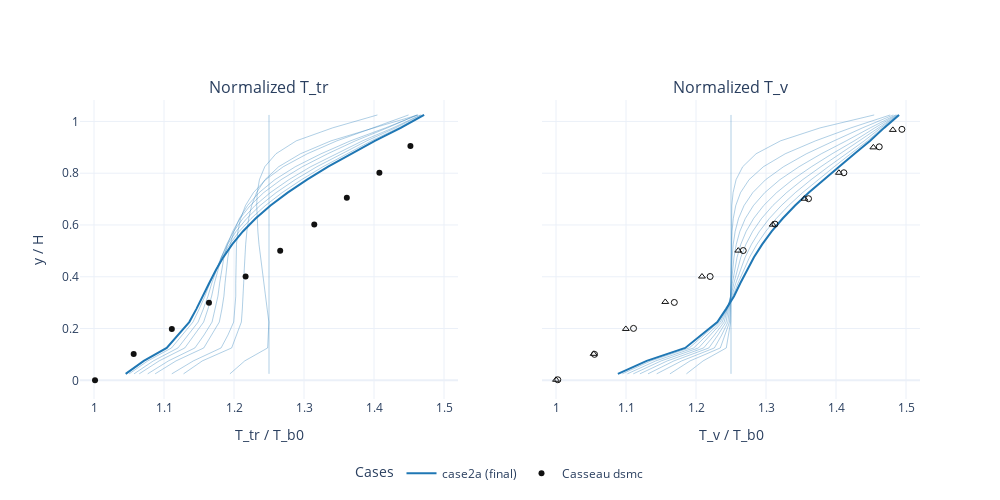

The notebook cell saved with this chart:
### Code cell
PROFILE_SETTINGS = {
    "x_target": None,
}

PLOT_SETTINGS = {
    "figsize": (10, 4),
    "sharey": True,
}

# cases = [c for c in (case1, case2a, case2b) if c is not None]
cases = [case2a]

N_TIME_SAMPLES = 10

repo_root = ff_helpers.find_repo_root()
REF_TR_TB_PATH = "/home/hhoechter/tum/jaxfluids_internship/experiments/fourier_flows/casseau_figure_3_8_case_2a_tr_tb.csv"
REF_TV_TB_PATH = "/home/hhoechter/tum/jaxfluids_internship/experiments/fourier_flows/casseau_figure_3_8_case_2a_tv_tb.csv"


def load_reference_csv(path):
    path = str(path)
    try:
        with open(path, "r") as f:
            header = f.readline().strip()
    except FileNotFoundError:
        return []

    dataset_names = [name for name in header.split(",") if name]
    data = np.genfromtxt(path, delimiter=",", skip_header=2)
    data = np.atleast_2d(data)

    refs = []
    n_pairs = data.shape[1] // 2
    for i in range(n_pairs):
        name = dataset_names[i] if i < len(dataset_names) else f"dataset_{i+1}"
        x = data[:, 2 * i]
        y = data[:, 2 * i + 1]
        mask = np.isfinite(x) & np.isfinite(y)
        if not np.any(mask):
            continue
        refs.append({"name": name, "x": x[mask], "y": y[mask]})
    return refs


def parse_ref_name(name: str):
    lower = name.lower()
    if "dsmc" in lower:
        method = "dsmc"
    elif "hy2foam" in lower:
        method = "hy2foam"
    else:
        method = name

    species = None
    if "_n2" in lower:
        species = "N2"
    elif "_o2" in lower:
        species = "O2"

    return method, species


ref_tr = load_reference_csv(REF_TR_TB_PATH)
ref_tv = load_reference_csv(REF_TV_TB_PATH)

profiles_by_time = {}
for case in cases:
    if case is None:
        continue
    U_hist = case["U_hist"]
    t_hist = np.asarray(case["t_hist"])
    n_steps = len(U_hist)
    if n_steps == 0:
        continue
    sample_count = min(N_TIME_SAMPLES, n_steps)
    indices = np.linspace(0, n_steps - 1, sample_count, dtype=int)
    indices = np.unique(indices)

    samples = []
    for idx in indices:
        y, Tn, Tv = ff_helpers.extract_profile_from_U(
            case, U_hist[idx], x_target=PROFILE_SETTINGS["x_target"]
        )
        samples.append((idx, float(t_hist[idx]), y, Tn, Tv))
    profiles_by_time[case["name"]] = samples

case_color_cycle = ["#1f77b4", "#ff7f0e", "#2ca02c", "#d62728", "#9467bd"]
case_colors = {
    name: case_color_cycle[i % len(case_color_cycle)]
    for i, name in enumerate(profiles_by_time.keys())
}
ref_colors = {
    "dsmc": "#111111",
    "hy2foam": "#7a3db8",
}
ref_symbols = {
    "N2": "circle-open",
    "O2": "triangle-up-open",
    None: "circle",
}

fig = make_subplots(
    rows=1,
    cols=2,
    shared_yaxes=PLOT_SETTINGS["sharey"],
    subplot_titles=("Normalized T_tr", "Normalized T_v"),
)

# T_tr profiles (multiple time steps)
for name, samples in profiles_by_time.items():
    final_idx = samples[-1][0]
    color = case_colors.get(name, "#1f77b4")
    for idx, t, y, Tn, _Tv in samples:
        is_final = idx == final_idx
        fig.add_trace(
            go.Scatter(
                x=Tn,
                y=y,
                mode="lines",
                name=f"{name} t={t:.2e}s" if not is_final else f"{name} (final)",
                legendgroup=name,
                showlegend=bool(is_final),
                opacity=1.0 if is_final else 0.35,
                line=dict(width=2 if is_final else 1, color=color),
                customdata=np.full_like(y, t, dtype=float),
            ),
            row=1,
            col=1,
        )

shown_ref = set()
for ref in ref_tr:
    method, species = parse_ref_name(ref["name"])
    color = ref_colors.get(method, "#444444")
    show = method not in shown_ref
    shown_ref.add(method)
    fig.add_trace(
        go.Scatter(
            x=ref["x"],
            y=ref["y"],
            mode="markers",
            name=f"Casseau {method}",
            legendgroup=f"casseau-{method}",
            showlegend=show,
            marker=dict(size=6, color=color, symbol=ref_symbols.get(species)),
            text=[species or ""] * len(ref["x"]),
        ),
        row=1,
        col=1,
    )

# T_v profiles (multiple time steps)
for name, samples in profiles_by_time.items():
    final_idx = samples[-1][0]
    color = case_colors.get(name, "#1f77b4")
    for idx, t, y, _Tn, Tv in samples:
        is_final = idx == final_idx
        fig.add_trace(
            go.Scatter(
                x=Tv,
                y=y,
                mode="lines",
                name=f"{name} t={t:.2e}s" if not is_final else f"{name} (final)",
                legendgroup=name,
                showlegend=False,
                opacity=1.0 if is_final else 0.35,
                line=dict(width=2 if is_final else 1, color=color),
                customdata=np.full_like(y, t, dtype=float),
            ),
            row=1,
            col=2,
        )

for ref in ref_tv:
    method, species = parse_ref_name(ref["name"])
    color = ref_colors.get(method, "#444444")
    show = method not in shown_ref
    shown_ref.add(method)
    fig.add_trace(
        go.Scatter(
            x=ref["x"],
            y=ref["y"],
            mode="markers",
            name=f"Casseau {method}",
            legendgroup=f"casseau-{method}",
            showlegend=show,
            marker=dict(size=6, color=color, symbol=ref_symbols.get(species)),
            text=[species or ""] * len(ref["x"]),
        ),
        row=1,
        col=2,
    )

fig.update_xaxes(title_text="T_tr / T_b0", row=1, col=1, range=[0.98, 1.52])
fig.update_xaxes(title_text="T_v / T_b0", row=1, col=2, range=[0.98, 1.52])
fig.update_yaxes(title_text="y / H", row=1, col=1)

fig.update_layout(
    width=1000,
    height=500,
    legend_title_text="Cases",
    legend=dict(
        x=0.5,
        y=-0.2,
        xanchor="center",
        yanchor="top",
        orientation="h",
    ),
)

fig.show()

### Figure 1 — Plotly figure (JSON) as saved in the notebook; plotly's stock layout.template omitted (floating-point values rounded to 4 significant figures)
{"data": [{"customdata": [0.0, 0.0, 0.0, 0.0, 0.0, 0.0, 0.0, 0.0, 0.0, 0.0, 0.0, 0.0, 0.0, 0.0, 0.0, 0.0, 0.0, 0.0, 0.0, 0.0, 0.0], "legendgroup": "case2a", "line": {"color": "#1f77b4", "width": 1}, "mode": "lines", "name": "case2a t=0.00e+00s", "opacity": 0.35, "showlegend": false, "type": "scatter", "x": [1.25, 1.25, 1.25, 1.25, 1.25, 1.25, 1.25, 1.25, 1.25, 1.25, 1.25, 1.25, 1.25, 1.25, 1.25, 1.25, 1.25, 1.25, 1.25, 1.25, 1.25], "xaxis": "x", "y": [0.025, 0.075, 0.125, 0.175, 0.225, 0.275, 0.325, 0.375, 0.425, 0.475, 0.525, 0.575, 0.625, 0.675, 0.725, 0.775, 0.825, 0.875, 0.925, 0.975, 1.025], "yaxis": "y"}, {"customdata": [0.0011, 0.0011, 0.0011, 0.0011, 0.0011, 0.0011, 0.0011, 0.0011, 0.0011, 0.0011, 0.0011, 0.0011, 0.0011, 0.0011, 0.0011, 0.0011, 0.0011, 0.0011, 0.0011, 0.0011, 0.0011], "legendgroup": "case2a", "line": {"color": "#1f77b4", "width": 1}, "mode": "lines", "name": "case2a t=1.10e-03s", "opacity": 0.35, "showlegend": false, "type": "scatter", "x": [1.194, 1.215, 1.248, 1.249, 1.25, 1.247, 1.245, 1.242, 1.24, 1.238, 1.236, 1.234, 1.233, 1.232, 1.233, 1.236, 1.244, 1.26, 1.289, 1.341, 1.405], "xaxis": "x", "y": [0.025, 0.075, 0.125, 0.175, 0.225, 0.275, 0.325, 0.375, 0.425, 0.475, 0.525, 0.575, 0.625, 0.675, 0.725, 0.775, 0.825, 0.875, 0.925, 0.975, 1.025], "yaxis": "y"}, {"customdata": [0.0022, 0.0022, 0.0022, 0.0022, 0.0022, 0.0022, 0.0022, 0.0022, 0.0022, 0.0022, 0.0022, 0.0022, 0.0022, 0.0022, 0.0022, 0.0022, 0.0022, 0.0022, 0.0022, 0.0022, 0.0022], "legendgroup": "case2a", "line": {"color": "#1f77b4", "width": 1}, "mode": "lines", "name": "case2a t=2.20e-03s", "opacity": 0.35, "showlegend": false, "type": "scatter", "x": [1.128, 1.155, 1.197, 1.203, 1.211, 1.212, 1.213, 1.214, 1.215, 1.215, 1.217, 1.218, 1.221, 1.225, 1.232, 1.244, 1.264, 1.295, 1.339, 1.4, 1.463], "xaxis": "x", "y": [0.025, 0.075, 0.125, 0.175, 0.225, 0.275, 0.325, 0.375, 0.425, 0.475, 0.525, 0.575, 0.625, 0.675, 0.725, 0.775, 0.825, 0.875, 0.925, 0.975, 1.025], "yaxis": "y"}, {"customdata": [0.0033, 0.0033, 0.0033, 0.0033, 0.0033, 0.0033, 0.0033, 0.0033, 0.0033, 0.0033, 0.0033, 0.0033, 0.0033, 0.0033, 0.0033, 0.0033, 0.0033, 0.0033, 0.0033, 0.0033, 0.0033], "legendgroup": "case2a", "line": {"color": "#1f77b4", "width": 1}, "mode": "lines", "name": "case2a t=3.30e-03s", "opacity": 0.35, "showlegend": false, "type": "scatter", "x": [1.111, 1.142, 1.182, 1.191, 1.2, 1.201, 1.203, 1.203, 1.203, 1.203, 1.204, 1.206, 1.209, 1.216, 1.228, 1.245, 1.27, 1.305, 1.347, 1.399, 1.449], "xaxis": "x", "y": [0.025, 0.075, 0.125, 0.175, 0.225, 0.275, 0.325, 0.375, 0.425, 0.475, 0.525, 0.575, 0.625, 0.675, 0.725, 0.775, 0.825, 0.875, 0.925, 0.975, 1.025], "yaxis": "y"}, {"customdata": [0.0044, 0.0044, 0.0044, 0.0044, 0.0044, 0.0044, 0.0044, 0.0044, 0.0044, 0.0044, 0.0044, 0.0044, 0.0044, 0.0044, 0.0044, 0.0044, 0.0044, 0.0044, 0.0044, 0.0044, 0.0044], "legendgroup": "case2a", "line": {"color": "#1f77b4", "width": 1}, "mode": "lines", "name": "case2a t=4.40e-03s", "opacity": 0.35, "showlegend": false, "type": "scatter", "x": [1.087, 1.117, 1.157, 1.169, 1.179, 1.183, 1.186, 1.187, 1.189, 1.191, 1.195, 1.2, 1.208, 1.219, 1.236, 1.258, 1.288, 1.324, 1.366, 1.416, 1.463], "xaxis": "x", "y": [0.025, 0.075, 0.125, 0.175, 0.225, 0.275, 0.325, 0.375, 0.425, 0.475, 0.525, 0.575, 0.625, 0.675, 0.725, 0.775, 0.825, 0.875, 0.925, 0.975, 1.025], "yaxis": "y"}, {"customdata": [0.0055, 0.0055, 0.0055, 0.0055, 0.0055, 0.0055, 0.0055, 0.0055, 0.0055, 0.0055, 0.0055, 0.0055, 0.0055, 0.0055, 0.0055, 0.0055, 0.0055, 0.0055, 0.0055, 0.0055, 0.0055], "legendgroup": "case2a", "line": {"color": "#1f77b4", "width": 1}, "mode": "lines", "name": "case2a t=5.50e-03s", "opacity": 0.35, "showlegend": false, "type": "scatter", "x": [1.077, 1.106, 1.144, 1.157, 1.169, 1.173, 1.177, 1.179, 1.182, 1.186, 1.191, 1.198, 1.209, 1.223, 1.242, 1.267, 1.298, 1.334, 1.373, 1.419, 1.461], "xaxis": "x", "y": [0.025, 0.075, 0.125, 0.175, 0.225, 0.275, 0.325, 0.375, 0.425, 0.475, 0.525, 0.575, 0.625, 0.675, 0.725, 0.775, 0.825, 0.875, 0.925, 0.975, 1.025], "yaxis": "y"}, {"customdata": [0.0066, 0.0066, 0.0066, 0.0066, 0.0066, 0.0066, 0.0066, 0.0066, 0.0066, 0.0066, 0.0066, 0.0066, 0.0066, 0.0066, 0.0066, 0.0066, 0.0066, 0.0066, 0.0066, 0.0066, 0.0066], "legendgroup": "case2a", "line": {"color": "#1f77b4", "width": 1}, "mode": "lines", "name": "case2a t=6.60e-03s", "opacity": 0.35, "showlegend": false, "type": "scatter", "x": [1.065, 1.093, 1.13, 1.144, 1.157, 1.163, 1.168, 1.172, 1.177, 1.182, 1.19, 1.199, 1.213, 1.23, 1.252, 1.278, 1.309, 1.345, 1.384, 1.427, 1.467], "xaxis": "x", "y": [0.025, 0.075, 0.125, 0.175, 0.225, 0.275, 0.325, 0.375, 0.425, 0.475, 0.525, 0.575, 0.625, 0.675, 0.725, 0.775, 0.825, 0.875, 0.925, 0.975, 1.025], "yaxis": "y"}, {"customdata": [0.0077, 0.0077, 0.0077, 0.0077, 0.0077, 0.0077, 0.0077, 0.0077, 0.0077, 0.0077, 0.0077, 0.0077, 0.0077, 0.0077, 0.0077, 0.0077, 0.0077, 0.0077, 0.0077, 0.0077, 0.0077], "legendgroup": "case2a", "line": {"color": "#1f77b4", "width": 1}, "mode": "lines", "name": "case2a t=7.70e-03s", "opacity": 0.35, "showlegend": false, "type": "scatter", "x": [1.057, 1.085, 1.12, 1.135, 1.149, 1.156, 1.163, 1.168, 1.174, 1.182, 1.191, 1.203, 1.218, 1.237, 1.26, 1.287, 1.318, 1.353, 1.39, 1.431, 1.467], "xaxis": "x", "y": [0.025, 0.075, 0.125, 0.175, 0.225, 0.275, 0.325, 0.375, 0.425, 0.475, 0.525, 0.575, 0.625, 0.675, 0.725, 0.775, 0.825, 0.875, 0.925, 0.975, 1.025], "yaxis": "y"}, {"customdata": [0.0088, 0.0088, 0.0088, 0.0088, 0.0088, 0.0088, 0.0088, 0.0088, 0.0088, 0.0088, 0.0088, 0.0088, 0.0088, 0.0088, 0.0088, 0.0088, 0.0088, 0.0088, 0.0088, 0.0088, 0.0088], "legendgroup": "case2a", "line": {"color": "#1f77b4", "width": 1}, "mode": "lines", "name": "case2a t=8.80e-03s", "opacity": 0.35, "showlegend": false, "type": "scatter", "x": [1.05, 1.077, 1.111, 1.126, 1.141, 1.15, 1.158, 1.165, 1.173, 1.182, 1.194, 1.207, 1.224, 1.245, 1.269, 1.296, 1.327, 1.361, 1.396, 1.435, 1.47], "xaxis": "x", "y": [0.025, 0.075, 0.125, 0.175, 0.225, 0.275, 0.325, 0.375, 0.425, 0.475, 0.525, 0.575, 0.625, 0.675, 0.725, 0.775, 0.825, 0.875, 0.925, 0.975, 1.025], "yaxis": "y"}, {"customdata": [0.0099, 0.0099, 0.0099, 0.0099, 0.0099, 0.0099, 0.0099, 0.0099, 0.0099, 0.0099, 0.0099, 0.0099, 0.0099, 0.0099, 0.0099, 0.0099, 0.0099, 0.0099, 0.0099, 0.0099, 0.0099], "legendgroup": "case2a", "line": {"color": "#1f77b4", "width": 2}, "mode": "lines", "name": "case2a (final)", "opacity": 1, "showlegend": true, "type": "scatter", "x": [1.045, 1.071, 1.104, 1.12, 1.136, 1.146, 1.156, 1.164, 1.174, 1.185, 1.197, 1.213, 1.231, 1.252, 1.277, 1.304, 1.334, 1.368, 1.401, 1.438, 1.472], "xaxis": "x", "y": [0.025, 0.075, 0.125, 0.175, 0.225, 0.275, 0.325, 0.375, 0.425, 0.475, 0.525, 0.575, 0.625, 0.675, 0.725, 0.775, 0.825, 0.875, 0.925, 0.975, 1.025], "yaxis": "y"}, {"legendgroup": "casseau-dsmc", "marker": {"color": "#111111", "size": 6, "symbol": "circle"}, "mode": "markers", "name": "Casseau dsmc", "showlegend": true, "text": ["", "", "", "", "", "", "", "", "", ""], "type": "scatter", "x": [1.001, 1.057, 1.111, 1.164, 1.217, 1.266, 1.315, 1.361, 1.408, 1.452], "xaxis": "x", "y": [1.337e-05, 0.1014, 0.1982, 0.2996, 0.401, 0.5001, 0.6015, 0.7051, 0.8019, 0.9055], "yaxis": "y"}, {"customdata": [0.0, 0.0, 0.0, 0.0, 0.0, 0.0, 0.0, 0.0, 0.0, 0.0, 0.0, 0.0, 0.0, 0.0, 0.0, 0.0, 0.0, 0.0, 0.0, 0.0, 0.0], "legendgroup": "case2a", "line": {"color": "#1f77b4", "width": 1}, "mode": "lines", "name": "case2a t=0.00e+00s", "opacity": 0.35, "showlegend": false, "type": "scatter", "x": [1.25, 1.25, 1.25, 1.25, 1.25, 1.25, 1.25, 1.25, 1.25, 1.25, 1.25, 1.25, 1.25, 1.25, 1.25, 1.25, 1.25, 1.25, 1.25, 1.25, 1.25], "xaxis": "x2", "y": [0.025, 0.075, 0.125, 0.175, 0.225, 0.275, 0.325, 0.375, 0.425, 0.475, 0.525, 0.575, 0.625, 0.675, 0.725, 0.775, 0.825, 0.875, 0.925, 0.975, 1.025], "yaxis": "y2"}, {"customdata": [0.0011, 0.0011, 0.0011, 0.0011, 0.0011, 0.0011, 0.0011, 0.0011, 0.0011, 0.0011, 0.0011, 0.0011, 0.0011, 0.0011, 0.0011, 0.0011, 0.0011, 0.0011, 0.0011, 0.0011, 0.0011], "legendgroup": "case2a", "line": {"color": "#1f77b4", "width": 1}, "mode": "lines", "name": "case2a t=1.10e-03s", "opacity": 0.35, "showlegend": false, "type": "scatter", "x": [1.186, 1.21, 1.243, 1.247, 1.249, 1.25, 1.25, 1.25, 1.25, 1.25, 1.25, 1.25, 1.25, 1.251, 1.253, 1.257, 1.267, 1.286, 1.321, 1.377, 1.455], "xaxis": "x2", "y": [0.025, 0.075, 0.125, 0.175, 0.225, 0.275, 0.325, 0.375, 0.425, 0.475, 0.525, 0.575, 0.625, 0.675, 0.725, 0.775, 0.825, 0.875, 0.925, 0.975, 1.025], "yaxis": "y2"}, {"customdata": [0.0022, 0.0022, 0.0022, 0.0022, 0.0022, 0.0022, 0.0022, 0.0022, 0.0022, 0.0022, 0.0022, 0.0022, 0.0022, 0.0022, 0.0022, 0.0022, 0.0022, 0.0022, 0.0022, 0.0022, 0.0022], "legendgroup": "case2a", "line": {"color": "#1f77b4", "width": 1}, "mode": "lines", "name": "case2a t=2.20e-03s", "opacity": 0.35, "showlegend": false, "type": "scatter", "x": [1.163, 1.192, 1.235, 1.241, 1.248, 1.249, 1.25, 1.25, 1.25, 1.25, 1.251, 1.251, 1.253, 1.257, 1.264, 1.276, 1.296, 1.327, 1.371, 1.421, 1.478], "xaxis": "x2", "y": [0.025, 0.075, 0.125, 0.175, 0.225, 0.275, 0.325, 0.375, 0.425, 0.475, 0.525, 0.575, 0.625, 0.675, 0.725, 0.775, 0.825, 0.875, 0.925, 0.975, 1.025], "yaxis": "y2"}, {"customdata": [0.0033, 0.0033, 0.0033, 0.0033, 0.0033, 0.0033, 0.0033, 0.0033, 0.0033, 0.0033, 0.0033, 0.0033, 0.0033, 0.0033, 0.0033, 0.0033, 0.0033, 0.0033, 0.0033, 0.0033, 0.0033], "legendgroup": "case2a", "line": {"color": "#1f77b4", "width": 1}, "mode": "lines", "name": "case2a t=3.30e-03s", "opacity": 0.35, "showlegend": false, "type": "scatter", "x": [1.144, 1.18, 1.226, 1.237, 1.246, 1.248, 1.249, 1.25, 1.251, 1.252, 1.253, 1.256, 1.261, 1.269, 1.281, 1.299, 1.325, 1.358, 1.397, 1.438, 1.482], "xaxis": "x2", "y": [0.025, 0.075, 0.125, 0.175, 0.225, 0.275, 0.325, 0.375, 0.425, 0.475, 0.525, 0.575, 0.625, 0.675, 0.725, 0.775, 0.825, 0.875, 0.925, 0.975, 1.025], "yaxis": "y2"}, {"customdata": [0.0044, 0.0044, 0.0044, 0.0044, 0.0044, 0.0044, 0.0044, 0.0044, 0.0044, 0.0044, 0.0044, 0.0044, 0.0044, 0.0044, 0.0044, 0.0044, 0.0044, 0.0044, 0.0044, 0.0044, 0.0044], "legendgroup": "case2a", "line": {"color": "#1f77b4", "width": 1}, "mode": "lines", "name": "case2a t=4.40e-03s", "opacity": 0.35, "showlegend": false, "type": "scatter", "x": [1.131, 1.168, 1.218, 1.231, 1.243, 1.247, 1.249, 1.251, 1.252, 1.254, 1.258, 1.263, 1.27, 1.282, 1.298, 1.32, 1.347, 1.379, 1.415, 1.449, 1.485], "xaxis": "x2", "y": [0.025, 0.075, 0.125, 0.175, 0.225, 0.275, 0.325, 0.375, 0.425, 0.475, 0.525, 0.575, 0.625, 0.675, 0.725, 0.775, 0.825, 0.875, 0.925, 0.975, 1.025], "yaxis": "y2"}, {"customdata": [0.0055, 0.0055, 0.0055, 0.0055, 0.0055, 0.0055, 0.0055, 0.0055, 0.0055, 0.0055, 0.0055, 0.0055, 0.0055, 0.0055, 0.0055, 0.0055, 0.0055, 0.0055, 0.0055, 0.0055, 0.0055], "legendgroup": "case2a", "line": {"color": "#1f77b4", "width": 1}, "mode": "lines", "name": "case2a t=5.50e-03s", "opacity": 0.35, "showlegend": false, "type": "scatter", "x": [1.12, 1.159, 1.211, 1.226, 1.24, 1.245, 1.249, 1.252, 1.255, 1.259, 1.264, 1.272, 1.282, 1.297, 1.315, 1.338, 1.365, 1.394, 1.426, 1.455, 1.487], "xaxis": "x2", "y": [0.025, 0.075, 0.125, 0.175, 0.225, 0.275, 0.325, 0.375, 0.425, 0.475, 0.525, 0.575, 0.625, 0.675, 0.725, 0.775, 0.825, 0.875, 0.925, 0.975, 1.025], "yaxis": "y2"}, {"customdata": [0.0066, 0.0066, 0.0066, 0.0066, 0.0066, 0.0066, 0.0066, 0.0066, 0.0066, 0.0066, 0.0066, 0.0066, 0.0066, 0.0066, 0.0066, 0.0066, 0.0066, 0.0066, 0.0066, 0.0066, 0.0066], "legendgroup": "case2a", "line": {"color": "#1f77b4", "width": 1}, "mode": "lines", "name": "case2a t=6.60e-03s", "opacity": 0.35, "showlegend": false, "type": "scatter", "x": [1.11, 1.15, 1.204, 1.221, 1.237, 1.244, 1.25, 1.254, 1.259, 1.264, 1.271, 1.281, 1.294, 1.31, 1.329, 1.352, 1.378, 1.406, 1.434, 1.46, 1.488], "xaxis": "x2", "y": [0.025, 0.075, 0.125, 0.175, 0.225, 0.275, 0.325, 0.375, 0.425, 0.475, 0.525, 0.575, 0.625, 0.675, 0.725, 0.775, 0.825, 0.875, 0.925, 0.975, 1.025], "yaxis": "y2"}, {"customdata": [0.0077, 0.0077, 0.0077, 0.0077, 0.0077, 0.0077, 0.0077, 0.0077, 0.0077, 0.0077, 0.0077, 0.0077, 0.0077, 0.0077, 0.0077, 0.0077, 0.0077, 0.0077, 0.0077, 0.0077, 0.0077], "legendgroup": "case2a", "line": {"color": "#1f77b4", "width": 1}, "mode": "lines", "name": "case2a t=7.70e-03s", "opacity": 0.35, "showlegend": false, "type": "scatter", "x": [1.102, 1.143, 1.197, 1.216, 1.235, 1.244, 1.251, 1.257, 1.263, 1.27, 1.279, 1.291, 1.305, 1.322, 1.342, 1.364, 1.389, 1.414, 1.44, 1.464, 1.489], "xaxis": "x2", "y": [0.025, 0.075, 0.125, 0.175, 0.225, 0.275, 0.325, 0.375, 0.425, 0.475, 0.525, 0.575, 0.625, 0.675, 0.725, 0.775, 0.825, 0.875, 0.925, 0.975, 1.025], "yaxis": "y2"}, {"customdata": [0.0088, 0.0088, 0.0088, 0.0088, 0.0088, 0.0088, 0.0088, 0.0088, 0.0088, 0.0088, 0.0088, 0.0088, 0.0088, 0.0088, 0.0088, 0.0088, 0.0088, 0.0088, 0.0088, 0.0088, 0.0088], "legendgroup": "case2a", "line": {"color": "#1f77b4", "width": 1}, "mode": "lines", "name": "case2a t=8.80e-03s", "opacity": 0.35, "showlegend": false, "type": "scatter", "x": [1.095, 1.136, 1.19, 1.212, 1.233, 1.243, 1.253, 1.26, 1.268, 1.276, 1.287, 1.3, 1.315, 1.332, 1.352, 1.374, 1.397, 1.421, 1.445, 1.467, 1.49], "xaxis": "x2", "y": [0.025, 0.075, 0.125, 0.175, 0.225, 0.275, 0.325, 0.375, 0.425, 0.475, 0.525, 0.575, 0.625, 0.675, 0.725, 0.775, 0.825, 0.875, 0.925, 0.975, 1.025], "yaxis": "y2"}, {"customdata": [0.0099, 0.0099, 0.0099, 0.0099, 0.0099, 0.0099, 0.0099, 0.0099, 0.0099, 0.0099, 0.0099, 0.0099, 0.0099, 0.0099, 0.0099, 0.0099, 0.0099, 0.0099, 0.0099, 0.0099, 0.0099], "legendgroup": "case2a", "line": {"color": "#1f77b4", "width": 2}, "mode": "lines", "name": "case2a (final)", "opacity": 1, "showlegend": false, "type": "scatter", "x": [1.088, 1.13, 1.185, 1.208, 1.23, 1.243, 1.254, 1.263, 1.273, 1.283, 1.294, 1.308, 1.324, 1.342, 1.361, 1.382, 1.404, 1.426, 1.449, 1.469, 1.49], "xaxis": "x2", "y": [0.025, 0.075, 0.125, 0.175, 0.225, 0.275, 0.325, 0.375, 0.425, 0.475, 0.525, 0.575, 0.625, 0.675, 0.725, 0.775, 0.825, 0.875, 0.925, 0.975, 1.025], "yaxis": "y2"}, {"legendgroup": "casseau-dsmc", "marker": {"color": "#111111", "size": 6, "symbol": "circle-open"}, "mode": "markers", "name": "Casseau dsmc", "showlegend": false, "text": ["N2", "N2", "N2", "N2", "N2", "N2", "N2", "N2", "N2", "N2", "N2"], "type": "scatter", "x": [1.003, 1.055, 1.111, 1.169, 1.22, 1.267, 1.313, 1.361, 1.411, 1.462, 1.494], "xaxis": "x2", "y": [0.002052, 0.1002, 0.2005, 0.3008, 0.401, 0.5012, 0.6034, 0.7015, 0.8017, 0.9019, 0.9694], "yaxis": "y2"}, {"legendgroup": "casseau-dsmc", "marker": {"color": "#111111", "size": 6, "symbol": "triangle-up-open"}, "mode": "markers", "name": "Casseau dsmc", "showlegend": false, "text": ["O2", "O2", "O2", "O2", "O2", "O2", "O2", "O2", "O2", "O2", "O2"], "type": "scatter", "x": [1.0, 1.054, 1.1, 1.156, 1.209, 1.26, 1.31, 1.355, 1.404, 1.453, 1.481], "xaxis": "x2", "y": [0.002031, 0.1023, 0.1984, 0.3027, 0.4009, 0.5011, 0.6013, 0.7015, 0.8017, 0.8998, 0.9673], "yaxis": "y2"}], "layout": {"annotations": [{"font": {"size": 16}, "showarrow": false, "text": "Normalized T_tr", "x": 0.225, "xanchor": "center", "xref": "paper", "y": 1, "yanchor": "bottom", "yref": "paper"}, {"font": {"size": 16}, "showarrow": false, "text": "Normalized T_v", "x": 0.775, "xanchor": "center", "xref": "paper", "y": 1, "yanchor": "bottom", "yref": "paper"}], "height": 500, "legend": {"orientation": "h", "title": {"text": "Cases"}, "x": 0.5, "xanchor": "center", "y": -0.2, "yanchor": "top"}, "width": 1000, "xaxis": {"anchor": "y", "domain": [0, 0.45], "range": [0.98, 1.52], "title": {"text": "T_tr / T_b0"}}, "xaxis2": {"anchor": "y2", "domain": [0.55, 1], "range": [0.98, 1.52], "title": {"text": "T_v / T_b0"}}, "yaxis": {"anchor": "x", "domain": [0, 1], "title": {"text": "y / H"}}, "yaxis2": {"anchor": "x2", "domain": [0, 1], "matches": "y", "showticklabels": false}}}
